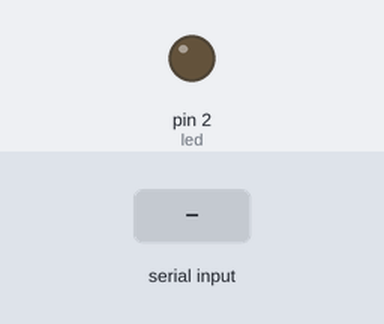
Bench run of a sketch on a simulated Arduino Uno, built with avr-gcc and run on an emulated ATmega328P. Parts: output pins drawn as LEDs (lit = HIGH). Inputs (shaded band) come from the test bench.

Above: at 1.2 s.
1.3 s: "ON\n" received over Serial
At 2.3 s:
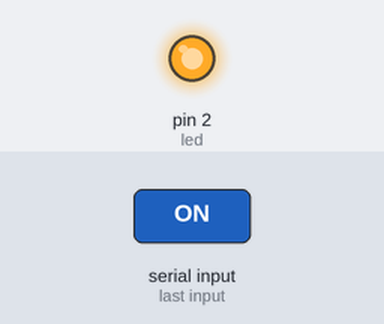
2.8 s: "OFF\n" received over Serial
At 3.5 s:
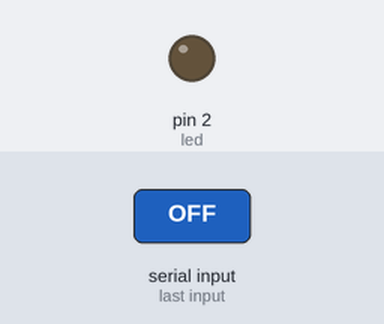
Timing chart, 0 to 5.8 s (numbered marks = the images above; inputs shaded):
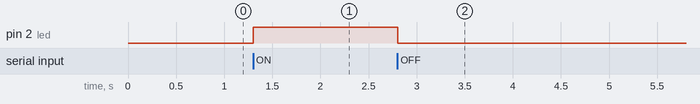

The sketch:

lightbulb.ino
```cpp
const int led = 2;

void setup() {
  Serial.begin(9600);
  pinMode(led, OUTPUT);
}

void loop() {
  if (Serial.available() > 0) {
    String input = Serial.readStringUntil('\n');

    if (input == "ON") {
      digitalWrite(led, HIGH);
    } else if (input == "OFF") {
      digitalWrite(led, LOW);
     }
  }
}
```

Measured:
- after the input at 1.3 s, pin 2 (led): LOW → HIGH at once
- after the input at 2.8 s, pin 2 (led): HIGH → LOW at once
